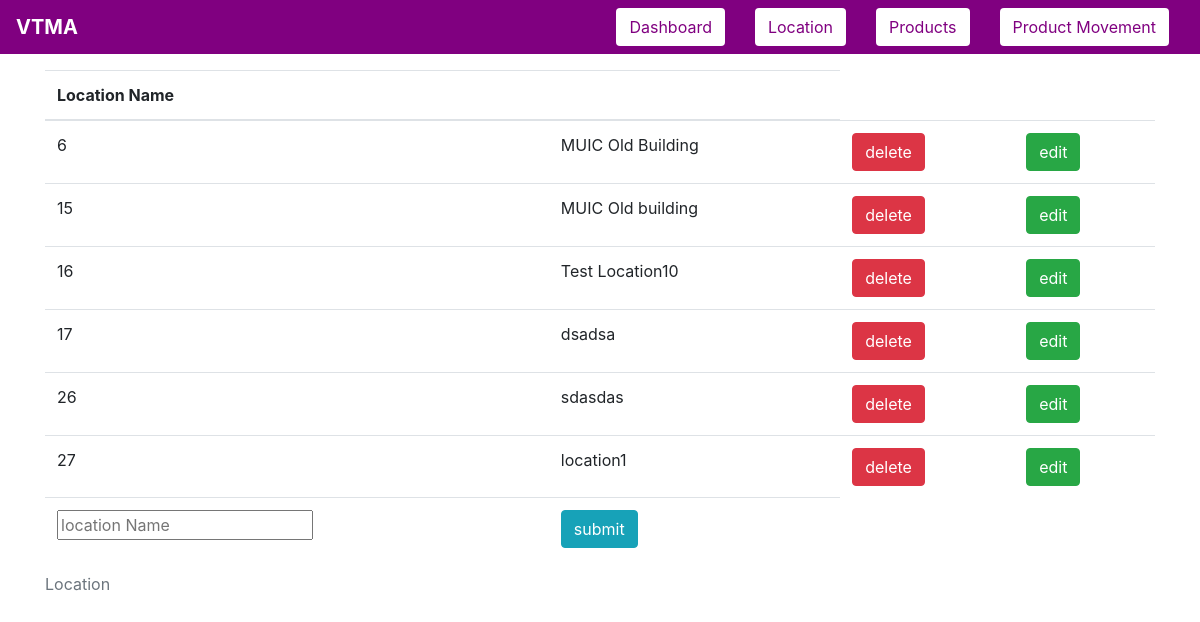
Page /location on the earlier database version.
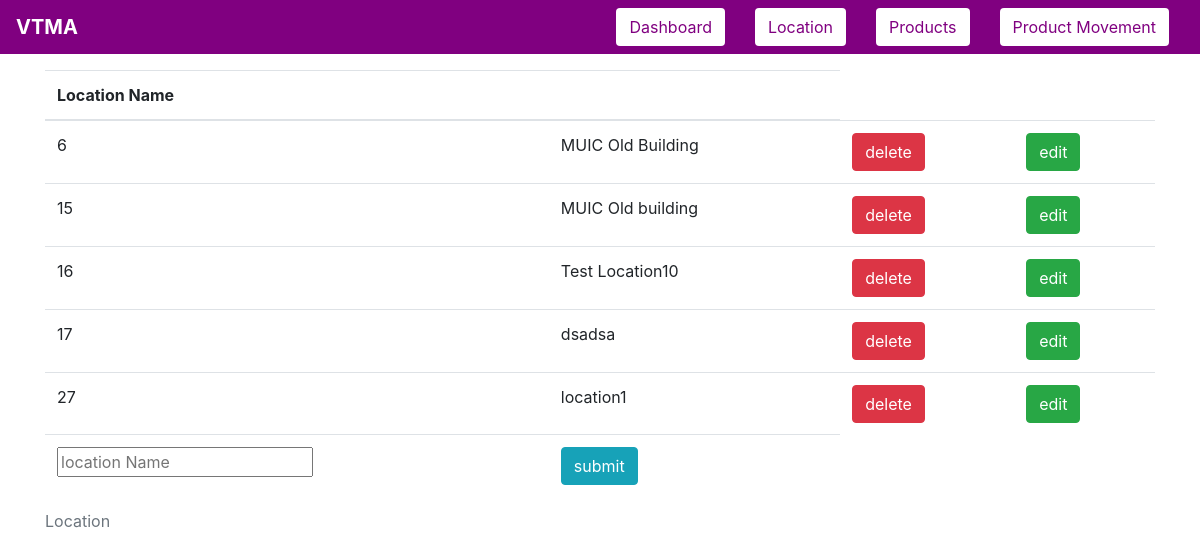
Same page on the later database version.
### tables this page shows
CREATE TABLE location(loc_id INTEGER PRIMARY KEY AUTOINCREMENT,
                                 loc_name TEXT UNIQUE NOT NULL);

### app.py (the view)
@app.route("/location", methods=["GET"])
def get_location():
    db = sqlite3.connect(DATABASE_NAME)
    cursor = db.cursor()
    cursor.execute(select_from_location)
    location_data = cursor.fetchall()
    return render(
        "location.html",
        link=link,
        locations=location_data,
        transaction_message=None,
        title="Vending Machine Locations",
    )

### templates/location.html (shortened to what this page needs)
{% extends 'base-template.html' %}
{% block content %}
    <div class="container">
        <table class="table">
         <caption>Location</caption>
            <thead>
                <th scope="col">Location Name</th>
                <th></th>
            </thead>
            <tbody>
                {% for location in locations %}
                    <tr>
                        <td>{{ location[0] }}</td>
                        <td>{{ location[1] }}</td>
                        <td>
                            <a href="{{ url_for('delete', loc_id=location[0], type='location') }}">
                                <button name="button" type="button" class="btn btn-danger" value= "delete" >delete</button><br>
                            </a>
                        </td>
                        <td>
                            <button name="button" type="button" class="btn btn-success" value= "edit" data-toggle="modal" data-target="#edit_{{ location[0] }}" >edit</button><br>
                        </td>
                    </tr>
                {% endfor %}
                <tr>
                    <form action = "{{ url_for('post_location') }}" method = "POST">
                    <td>
                        <input name= "location_name" placeholder="location Name" required autofocus>
                    </td>
                    <td>
                        <input type= "submit" class="btn btn-info btn-group-toggle" value= "submit" /><br>
                    </td>
                    </form>
                </tr>
            </tbody>
        </table>
    </div>
 {% endblock %}

Differences in the rows shown:
removed location: loc_id "26", loc_name "sdasdas"
